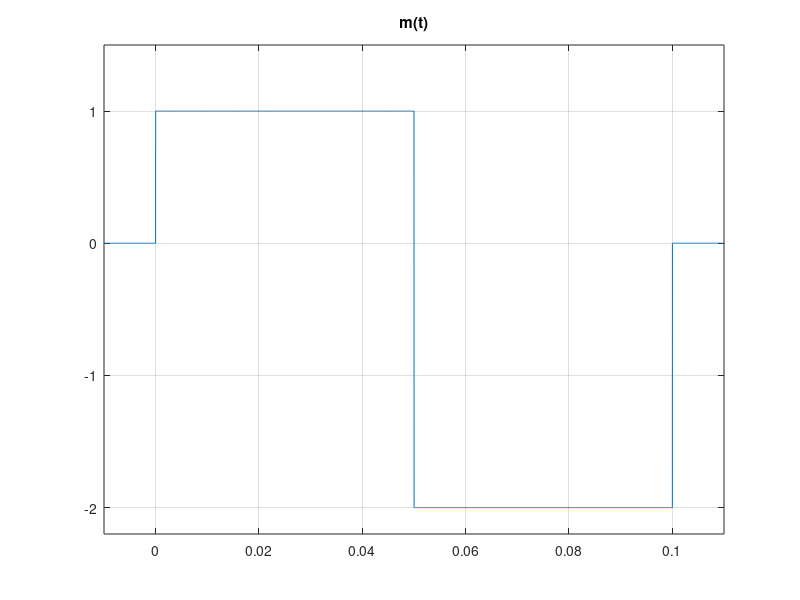
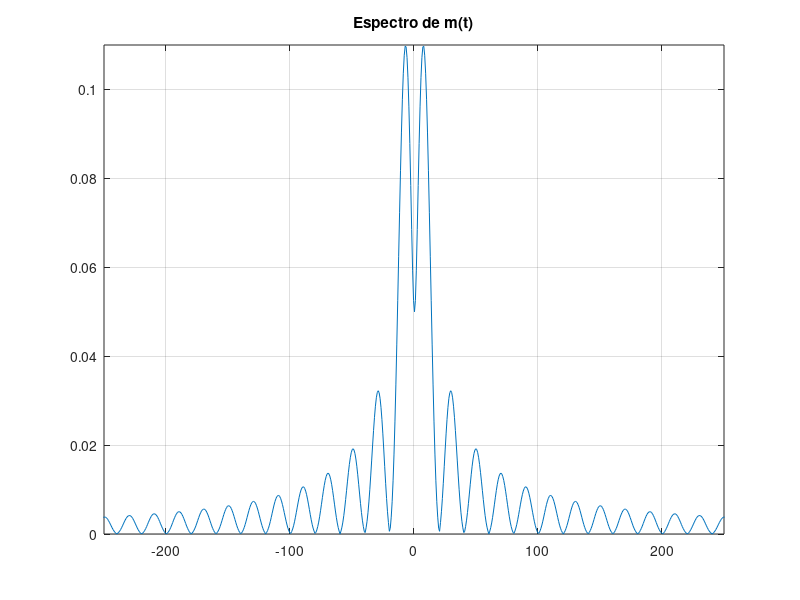
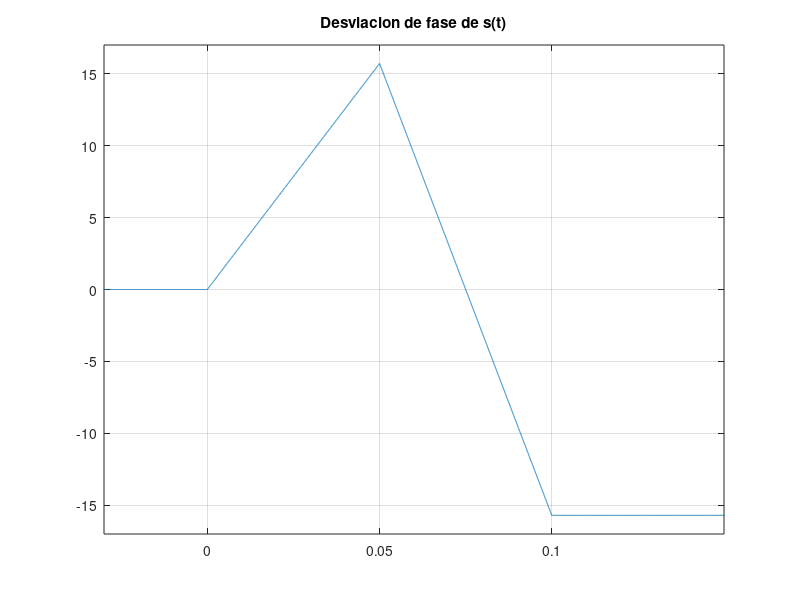
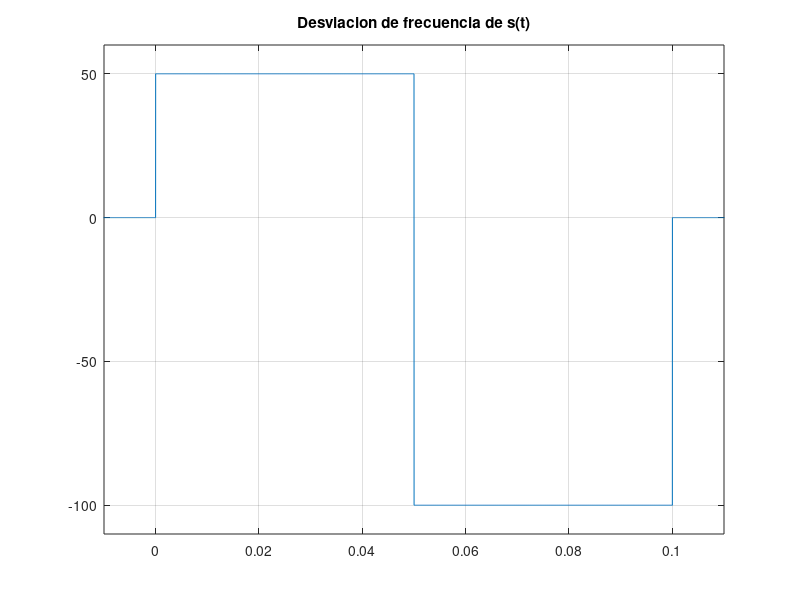

Reproduce these figures in MATLAB, in order.
clear all
close all

to=.15;
fs=75000;
tm=1/fs;
t=-.4:tm:.4;
kf = 100*pi;
wc = 500*pi;

%señal modulada
m=(1).*(t>=0 & t<=0.05) + (-2).*(t>0.05 & t<=.1);
figure(1)
plot(t,m);
title('m(t)');
axis([-0.01 .11 -2.2 1.5]);
grid

%Espectro de magnitud de la señal de mensaje m(t)
N=100000;
M=fftshift(fft(m,N))*tm;
f=linspace(-fs/2, fs/2, N); 
figure(2)
plot(f,abs(M))
axis([-250 250 0 .11])
title('Espectro de m(t)')
grid

%Integral de m(t) y modulacion en FM
Int_m = cumsum(m)*tm;
yfm= cos(wc*t + kf*Int_m);


%Desviacion de fase es la Int de m(t) por kf
figure(3)
plot(t,kf*Int_m)
title('Desviacion de fase de s(t)')
axis([-0.03 0.15 -17 17])
grid

%Desviacion de frecuencia es la señal  m(t) por kf, se muestra en HZ
figure(4)
kf_hz = kf/(2*pi);
plot(t,kf_hz*m)
title('Desviacion de frecuencia de s(t)');
axis([-0.01 .11 -110 60])
grid


%señal m(t) modulada
figure(5)
plot(t,yfm)
title('Señal modulada en FM s(t)')
xlabel('tiempo (t)');
axis([0 0.15 -1.3 1.3])
grid

%Espectro de magnitud de la señal modulada s(t)
S=fftshift(fft(yfm,N))*tm;
figure(6)
plot(f,abs(S))
axis([-550 550 0 .04])
title('Espectro de s(t)')
grid

%Espectro de magnitud de la señal moduladora s(t)aumentada
S=fftshift(fft(yfm,N))*tm;
figure(7)
plot(f,abs(S))
axis([-600 600 0 .04])
title('Espectro de s(t) ')
grid 

%Señal de ruido gaussiano
long_m=length(m);
Py=var(yfm);
SNR=10;
snr=10^(SNR/10); 
Pn=Py/snr;
sigma_n=sqrt(Pn);
n=sigma_n*randn(1,long_m);

%Grafica de señal de ruido garussiano
figure(8);
plot (t,n);
title('Ruido gaussiano')
Pnsim=var(m);

%Transformada de ruido
R=fftshift(fft(n,N))*tm;
f=linspace(-fs/2, fs/2, N);
figure(9);
plot(f, abs(R));
%axis([-500 500 0 0.06])
title('Espectro de señal de ruido');
grid

%Señal modulada mas ruido
r=yfm + n;
figure(10)
plot(t,r);
axis([-0.04 0.15 -2.3 2.3])
title('s(t)')
grid

%Espectro de señal con ruido
R=fftshift(fft(r,N))*tm;
f=linspace(-fs/2, fs/2, N);
figure(11);
plot(f, abs(R));
%axis([-500 500 0 0.06])
title('Espectro de s(t)');
grid

%Filtrado pasabanda en la entrada del receptor
th=-0.2:tm:0.2;
W=400*pi;
wc=600*pi;
N=100000;
w=linspace(-fs/2, fs/2,N)*2*pi;
h1=2*W/pi*sinc(W*th/pi).*cos(wc*th);
H1=fftshift(fft(h1,N))*tm;

%Grafica de filtro pasabanda
figure(12)
subplot(211)
plot(th,h1)
axis([-0.03 0.03 -340 1.1*max(abs(h1))])
title('Filtro pasabanda')

%Espectro de Filtro pasabandas
subplot(212)
plot(w/(2*pi),abs(H1),'m')
axis([-500 500 0 1.1*max(abs(H1))])
title('Espectro de filtro')
grid

%Convolucion de señal con ruido con filtro pasabandas
r1=conv(r,h1,'same')*tm;
figure(13)
plot(t,r1);
axis([-0.04 0.15 -2.3 2.3])
title('Señal pasada por el filtro')
grid

%Transformada de R1
R1=fftshift(fft(r1,N))*tm;
f=linspace(-fs/2, fs/2, N);
figure(14);
plot(f, abs(R1));
axis([-500 500 0 0.058])
title('Espectro de señal');
grid

%%%%%Demodulacion no coherente

%Derivando la señal para obtener la señal de mensaje
yfmdif = [0 diff(r1)/tm];
figure(15)
plot(t,yfmdif)
title('Derivada de s(t)')
axis([-0.03 0.15 -2500 2500])
grid

%Espectro de la señal derivada
YFMdif=fftshift(fft(yfmdif,N))*tm;
f=linspace(-fs/2, fs/2, N);
figure(16)
plot(f,abs(YFMdif))
axis([-400 400 0 100])
title("Espectro de s'(t)")
grid

%Sacando la envolvente con la transformada de Hilbert y quitando las
%amplitudes y kf
yfm_h = hilbert(yfmdif);
yfm_abs = abs(yfm_h);
yfm_rec = (yfm_abs/1-(500*pi))/kf;
figure(17)
plot(t,yfm_rec);
axis([-0.02 .13 -2.5 1.5]);
title('Señal recuperada de la envolvente')
grid

% %Espectro de la señal recuperada de la envolvente
YFM_rec=fftshift(fft(yfm_rec,N))*tm;
figure(18)
plot(f,abs(YFM_rec))
axis([-400 400 0 .12])
title('Espectro de la señal recuperada')
grid

%Comparacion de Espectros de señal recuperada y señal original
figure(19)
plot(f,abs(YFM_rec),'r')
axis([-400 400 0 .12])
hold on
plot(f,abs(M), 'b')
title('comparacion espectro de magnitud')
legend('recuperada', 'original ')
grid


% %Comparacion entre m(t) y m^(t)
figure(20)
plot(t,yfm_rec, 'r');
hold on
plot(t,m,'b');
axis([-0.02 .13 -2.5 1.5]);
title('Comparacion m(t)')
legend('recuperada', 'original ')
grid